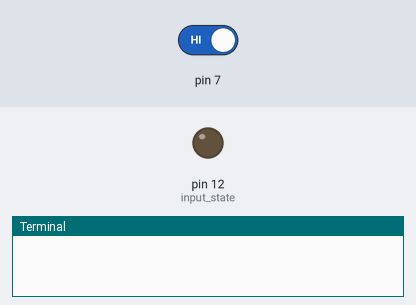
The program below on a simulated Raspberry Pi (header pin numbers). Parts: output pins drawn as LEDs (lit = HIGH), the last lines printed to the terminal. The test bench sets the inputs (shaded band); at power-on: pin 7 HIGH. Files the program writes start out absent.

Above: at 1.2 s.
1.3 s: pin 7 driven LOW
At 8.4 s:
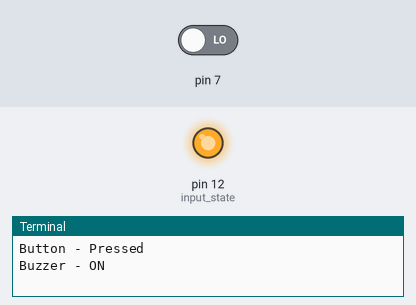
13.3 s: pin 7 driven HIGH
At 13.8 s:
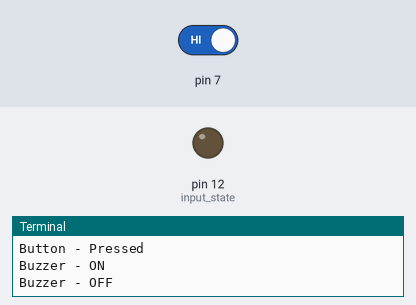
Timing chart, 0 to 16.3 s (numbered marks = the images above; inputs shaded):
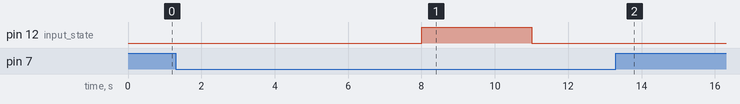

The program:

button_control_on.py
```python
# -*- coding: utf-8 -*-

# Web Sala de Control de Tráfico (-_-) Marcos Leirós (button_control_on.py)

import PiTraffic
import time

# Bloque declaración constantes
Buzz = PiTraffic.Buzzer()
Btn=PiTraffic.Button()

# Bloque métodos
def sonar(tim):
	Buzz.on()
	time.sleep(tim)
	Buzz.off()

# Bloque acción
file1=open("presionado.dat", "w")
file1.write("0")
file1.close()
file2=open("button.dat", "w")
file2.write("1")
file2.close()

while(True):
	time.sleep(8)
	file3=open("button.dat", "r")
	dato=file3.read(1)
	file3.close()
	if(dato=='0'):
		break;
	Btn.press()
	if(Btn.Pressed==True):
		file4=open("presionado.dat", "w")
		file4.write("1")
		file4.close()
		sonar(3)
```

PiTraffic.py
```python
#!/usr/bin/python

# Library for PiTraffic
# Developed by: SB Components
# Author: Ankur
# Project: PiTraffic
# Python: 3.4.2
# Clase Button modificada por MaToLeOt

import RPi.GPIO as GPIO
import time

GPIO.setmode(GPIO.BOARD)
GPIO.setwarnings(False)

class Buzzer:
    def __init__(self):
        self.pin = 12
        GPIO.setup(self.pin,GPIO.OUT)
        GPIO.output(self.pin, GPIO.LOW)

    def on(self):
        print("Buzzer - ON")
        GPIO.output(self.pin,GPIO.HIGH)

    def off(self):
        print("Buzzer - OFF")
        GPIO.output(self.pin,GPIO.LOW)


class Traffic:
    ''' Class to handle LED's

    Arguments:
    direction =  (i.e. "EAST","WEST","NORTH","SOUTH")
    color = Color of LED
    '''
    traffic_pins = {"SOUTH":{'RED':11,'YELLOW':13, "GREEN":15},
                    "WEST" :{'RED':16,'YELLOW':18, "GREEN":22},
                    "NORTH":{'RED':29,'YELLOW':31, "GREEN":33},
                    "EAST" :{'RED':36,'YELLOW':38, "GREEN":40}}


    def __init__(self, direction, color):
        self.pin = self.traffic_pins[direction][color]
        self.direction = direction
        self.color = color
        GPIO.setup(self.pin,GPIO.OUT)
        GPIO.output(self.pin, GPIO.LOW)

    def on(self):
        print(self.direction + " " + self.color + " - ON")
        GPIO.output(self.pin,GPIO.HIGH)

    def off(self):
        print(self.direction + " " + self.color + " - OFF")
        GPIO.output(self.pin,GPIO.LOW)

class Button:
    Pressed = False

    def __init__(self):
        self.pin = 7
        GPIO.setup(self.pin,GPIO.IN, pull_up_down=GPIO.PUD_UP)

    def press(self):
        input_state = GPIO.input(self.pin)
        if input_state == False:
            print("Button - Pressed")
            self.Pressed = True
	else: # Modificado por MaToLeOt
            print("Button - Unpressed")
            self.Pressed = False
```

Measured:
- after the input at 1.3 s, pin 12 (input_state): LOW → HIGH after 6.7 s, → LOW 3.0 s later
- after the input at 13.3 s, pin 12 (input_state): stays LOW (without the input it goes to HIGH after 5.7 s)
